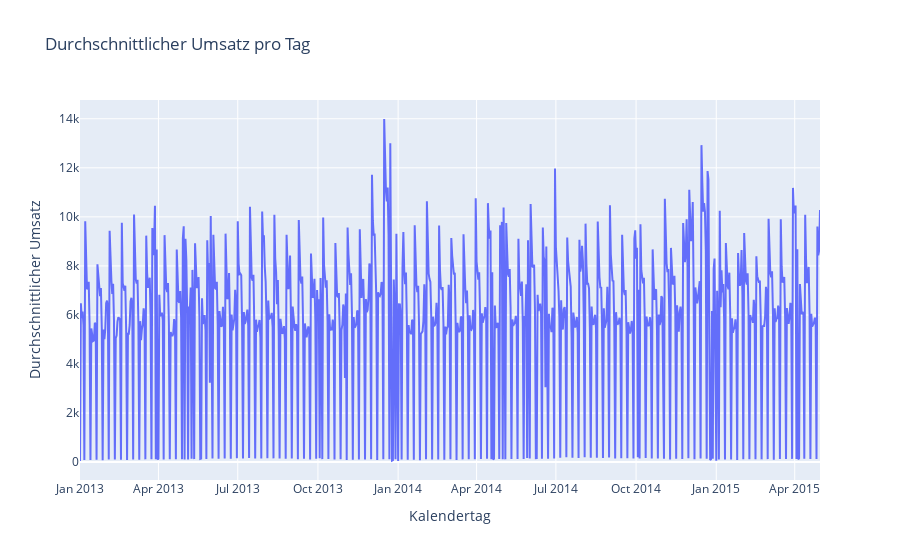

The notebook cell saved with this chart:
### Markdown cell above
## Durchschnittliche Verkäufe

### Code cell
average_sales_per_day = train_df.groupby('Date')['Sales'].mean().reset_index()

fig = px.line(average_sales_per_day, y='Sales', x='Date', 
        labels={'Date': 'Kalendertag', 'Sales': 'Durchschnittlicher Umsatz'},
        title='Durchschnittlicher Umsatz pro Tag')
fig.show()

### Figure 1 — Plotly figure (JSON) as saved in the notebook; plotly's stock layout.template omitted (floating-point values rounded to 4 significant figures; data arrays with more than 128 entries replaced by an {"elided": "..."} marker saying what was removed)
{"data": [{"hovertemplate": "Kalendertag=%{x}<br>Durchschnittlicher Umsatz=%{y}<extra></extra>", "legendgroup": "", "line": {"color": "#636efa", "dash": "solid"}, "marker": {"symbol": "circle"}, "mode": "lines", "name": "", "orientation": "v", "showlegend": false, "type": "scatter", "x": {"elided": "850 str values"}, "xaxis": "x", "y": {"elided": "850 float values"}, "yaxis": "y"}], "layout": {"legend": {"tracegroupgap": 0}, "title": {"text": "Durchschnittlicher Umsatz pro Tag"}, "xaxis": {"anchor": "y", "domain": [0, 1], "title": {"text": "Kalendertag"}}, "yaxis": {"anchor": "x", "domain": [0, 1], "title": {"text": "Durchschnittlicher Umsatz"}}}}
